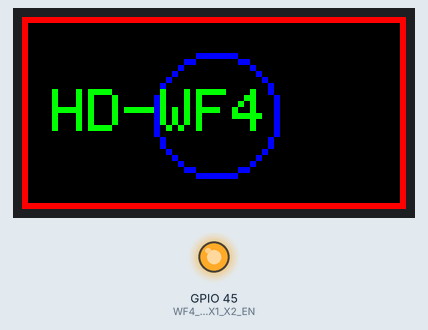
A sketch run on a simulated ESP32-S3. Parts: 64×32 colour display, output pins drawn as LEDs (lit = HIGH). WiFi joins after 1.5 s; servers stay silent unless stated; what the sketch prints to the serial monitor is not drawn.

Above: at 1.6 s.

The sketch:

matrix-display.ino
```cpp
#include <config.h>
#include <debug.h>
#include <display.h>
#include <network.h>

void setup() {
  debug_setup();
  display_setup();
  network_setup();
}

void loop() {
  debug_loop();
  display_loop();
  network_loop();

  // todo: when connected after wifi was disconnected, get ntp time using time.h
}
```

controller-hd-wf4.cpp
```cpp
#include <controller-hd-wf4.h>

#include <Arduino.h>
#include <Adafruit_Protomatter.h>

extern uint8_t rgbPins[] = {
  WF4_X1_R1_PIN, WF4_X1_G1_PIN, WF4_X1_B1_PIN,
  WF4_X1_R2_PIN, WF4_X1_G2_PIN, WF4_X1_B2_PIN
};

extern uint8_t addrPins[] = {
  WF4_A_PIN, WF4_B_PIN, WF4_C_PIN, WF4_D_PIN // Include WF4_E_PIN here if utilizing 1/32 scan panels
};

// Initialize the Protomatter Matrix
extern Adafruit_Protomatter matrix(
  PANEL_WIDTH,          // Width of matrix grid
  BIT_DEPTH,            // Color bit depth
  1, rgbPins,           // Number of parallel matrices (usually 1), RGB pins array
  sizeof(addrPins),     // Number of address lines
  addrPins,             // Address pins array
  MATRIX_CLK_PIN,       // Clock pin
  MATRIX_LAT_PIN,       // Latch pin
  MATRIX_OE_PIN,        // Output Enable pin
  true                  // Enable double-buffering for smooth animation
);

void controller_setup() {
  // CRITICAL STEP FOR HD-WF4: Set the hardware port output enable line high
  pinMode(WF4_PORT_X1_X2_EN, OUTPUT);
  digitalWrite(WF4_PORT_X1_X2_EN, HIGH);

  // Initialize the matrix
  ProtomatterStatus status = matrix.begin();

  if (status != PROTOMATTER_OK) {
    Serial.println("Protomatter initialization failed!");
    while(1);
  }

  Serial.println("Matrix initialized successfully!");
}

void controller_setTime() {
  // todo: store time in RTC
}

void controller_getTime() {
  // todo: get time from RTC
}
```

controller-hd-wf4.h
```cpp
#ifndef H_CONTROLLER_HDWF4
#define H_CONTROLLER_HDWF4

#include <stdint.h>
#include <Adafruit_Protomatter.h>

// Matrix dimensions for a single panel connected to Port 1 (X1)
#define BIT_DEPTH       4    // Color depth (1 to 6)
#define PANEL_WIDTH     64   // Individual module width in pixels
#define PANEL_HEIGHT    32   // Individual module height in pixels

// Hardware pin mapping specific to Huidu HD-WF4 (ESP32-S3)
#define MATRIX_CLK_PIN  34
#define MATRIX_LAT_PIN  33
#define MATRIX_OE_PIN   35

#define WF4_A_PIN       39
#define WF4_B_PIN       38
#define WF4_C_PIN       37
#define WF4_D_PIN       36
#define WF4_E_PIN       21   // Set to -1 if using 1/16 scan panels (A,B,C,D only)

// Port 1 (X1) Data Pins
#define WF4_X1_R1_PIN   2
#define WF4_X1_B1_PIN   6
#define WF4_X1_G1_PIN   10
#define WF4_X1_R2_PIN   3
#define WF4_X1_B2_PIN   7
#define WF4_X1_G2_PIN   11

// Port Selection Enable Pins (HD-WF4 uses these pins to switch between physical ports)
#define WF4_PORT_X1_X2_EN  45
#define WF4_PORT_X3_X4_EN  14

extern uint8_t rgbPins[];

extern uint8_t addrPins[];

extern Adafruit_Protomatter matrix;

extern void controller_setup();

extern void controller_setTime();

extern void controller_getTime();

#endif
```

controller-portal-m4.cpp
```cpp
#include <controller-portal-m4.h>

void controller_setup() {

}

void controller_setTime() {
  // todo: set current millis and store provided time
}

void controller_getTime() {
  // todo: calculate time from stored time and elapsed time
}
```

controller-portal-m4.h
```cpp
#ifndef H_CONTROLLER_PORTALM4
#define H_CONTROLLER_PORTALM4

extern void controller_setup();

extern void controller_setTime();

extern void controller_getTime();

#endif
```

debug.cpp
```cpp
#include <debug.h>

#include <WiFi.h>

unsigned long elapsed = 0;

void debug_setup() {
  DEBUG_PORT.begin(DEBUG_BAUD);
  DEBUG_PORT.println("Connected!");
}

void debug_loop() {
  unsigned long m = millis();
  if (m - elapsed > DEBUG_DELAY) {
    elapsed = m;
    DEBUG_PORT.println("tick...");

    DEBUG_PORT.printf("Stored SSID: %s\n", WiFi.SSID().c_str());
    DEBUG_PORT.printf("WiFi mode: %d\n", WiFi.getMode());
    DEBUG_PORT.printf("Connected: %s\n", WiFi.isConnected() ? "Yes" : "No");
  }
}
```

debug.h
```cpp
#ifndef H_DEBUG
#define H_DEBUG

#include <Arduino.h>

#define DEBUG_DELAY 1000

#define DEBUG_PORT Serial
#define DEBUG_BAUD 115200

extern void debug_setup();

extern void debug_loop();

#endif
```

display.cpp
```cpp
#include <display.h>

#include <Adafruit_Protomatter.h>
#include <WiFi.h>

void display_setup() {
  controller_setup();
}

void display_loop() {
  if (WiFi.status() != WL_CONNECTED) {
    matrix.setCursor(5, 12);
    matrix.setTextColor(matrix.color565(0, 255, 0)); // Green text
    matrix.print("WiFi");
    matrix.show();
  } else {
    // Clear the screen buffer
    matrix.fillScreen(matrix.color565(0, 0, 0));

    // Draw some basic geometry using Adafruit_GFX functions
    matrix.drawRect(0, 0, matrix.width(), matrix.height(), matrix.color565(255, 0, 0)); // Red border
    matrix.drawCircle(matrix.width() / 2, matrix.height() / 2, 10, matrix.color565(0, 0, 255)); // Blue center circle
    matrix.setCursor(5, 12);
    matrix.setTextColor(matrix.color565(0, 255, 0)); // Green text
    matrix.print("HD-WF4");

    // Push buffer to the physical panel
    matrix.show();
  }
}
```

display.h
```cpp
#ifndef H_DISPLAY
#define H_DISPLAY

#include <config.h>

#include <Adafruit_Protomatter.h>

extern void display_setup();

extern void display_loop();

#endif
```

network.cpp
```cpp
#include <network.h>

#include <WiFi.h>
#include <WiFiManager.h>

WiFiManager wifiManager;

void network_setup() {
  WiFi.persistent(true);
  WiFi.setAutoReconnect(true);
  wifiManager.setConfigPortalBlocking(false);
  wifiManager.autoConnect(AP_NAME);
}

void network_loop() {
  wifiManager.process();
}
```

network.h
```cpp
#ifndef H_NETWORK
#define H_NETWORK

#define AP_NAME "matrix-display"

extern void network_setup();

extern void network_loop();

#endif
```

config.h
```cpp
#ifndef H_CONFIG
#define H_CONFIG

#define CONTROLLER_HDWF4

#ifdef CONTROLLER_HDWF4
#include <controller-hd-wf4.h>
#endif

#ifdef CONTROLLER_PORTALM4
#include <controller-portal-m4.h>
#endif

#endif
```
